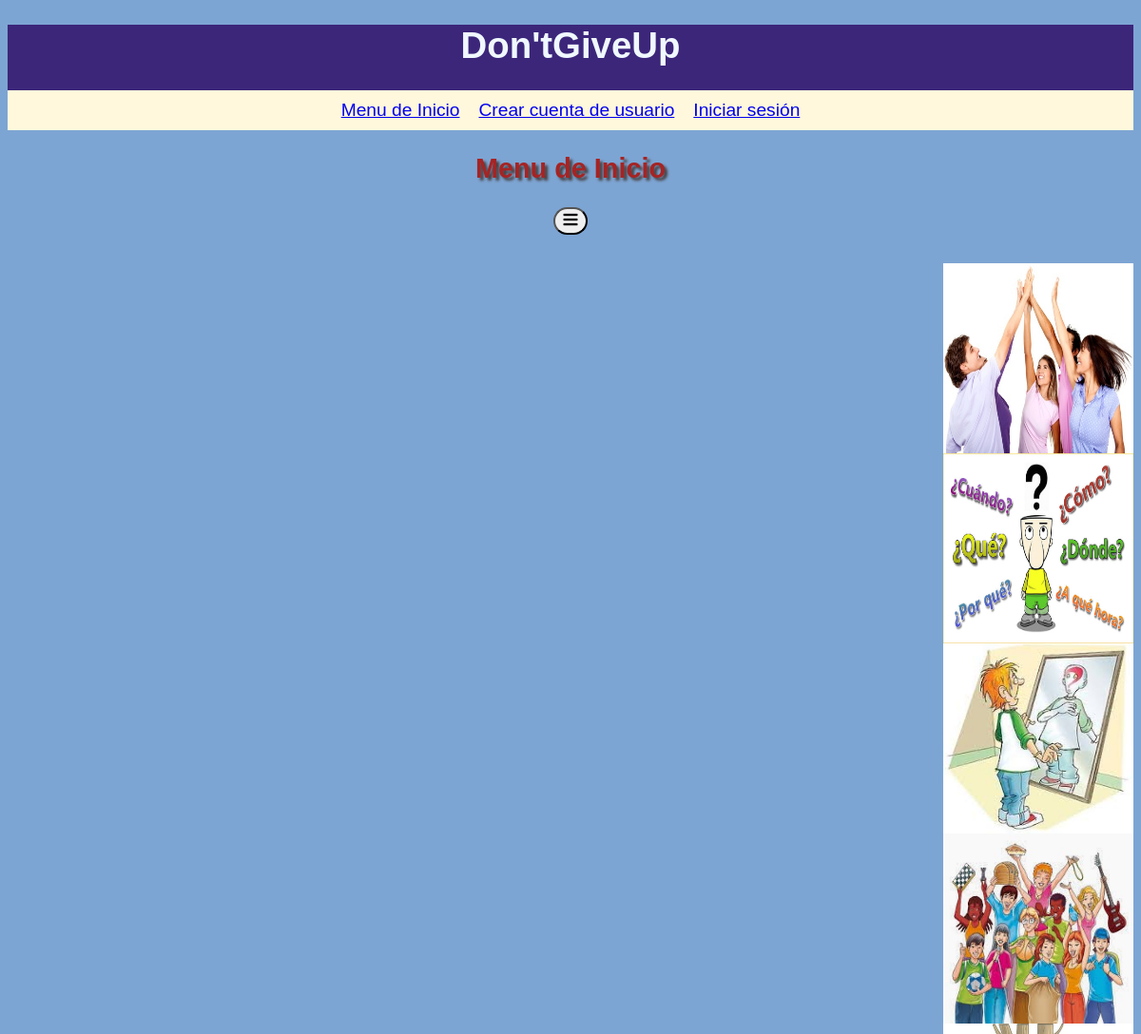
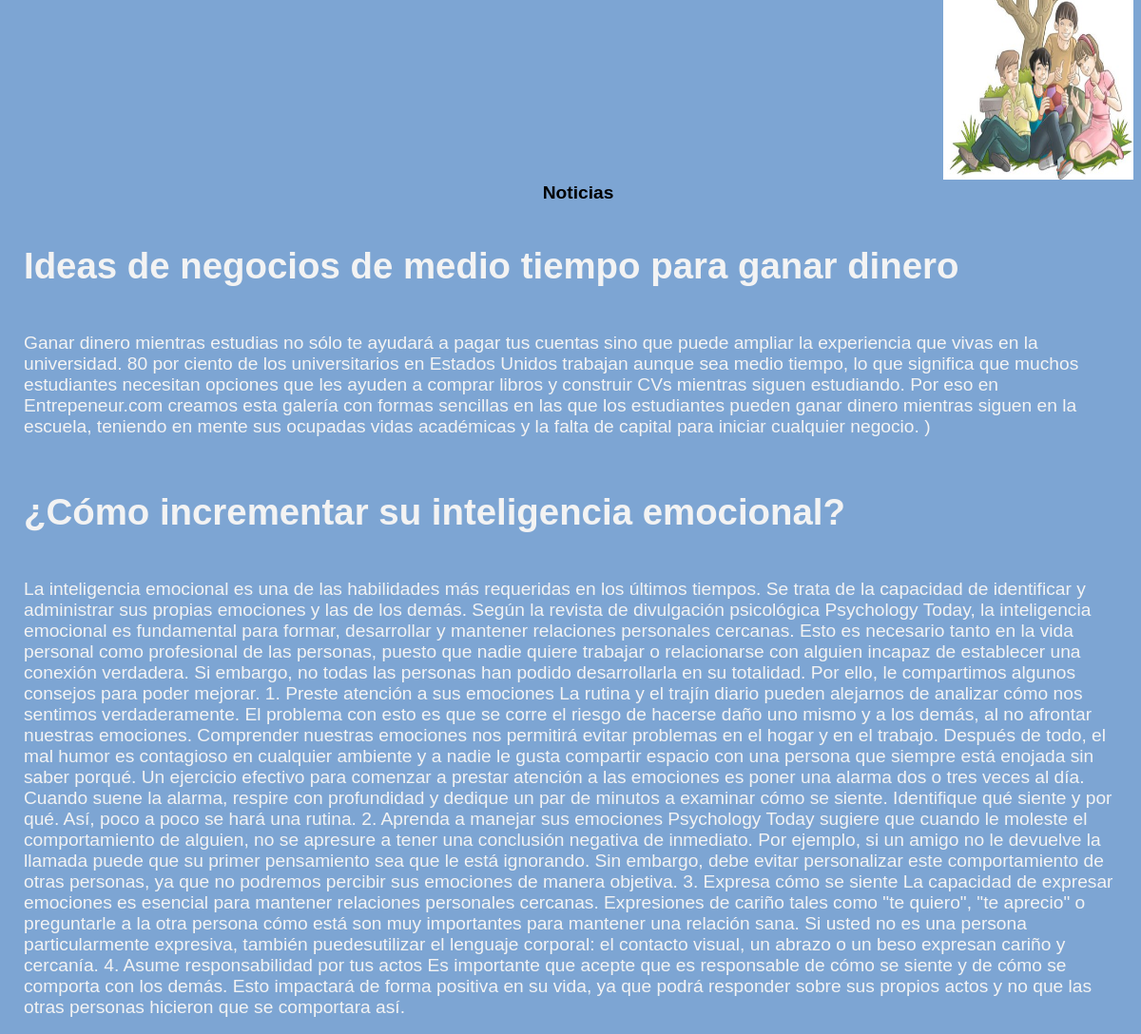
Page /Menu.php on the committed database (2 pictures, top to bottom).
### tables this page shows
CREATE TABLE `noticias` (
  `id` int(11) NOT NULL,
  `titulo` varchar(500) NOT NULL,
  `fecha` date NOT NULL,
  `contenido` text NOT NULL
);

### Menu.php (the view, shortened to what this page needs)
<?php
include 'config.php';
$db = new PDO("mysql:host=$direccion;dbname=$bd;charset=utf8mb4", $usuario, $pass);
$stmt=$db ->query("SELECT * FROM noticias ORDER BY id DESC");
$noticias =$stmt->fetchAll();
?>
<!DOCTYPE html>
<html lang="en">
<head>
    <link rel="stylesheet" href="style.css">
</head>
<body>
    <?php include 'cabecera.php' ?>
    <h2>Menu de Inicio</h2>
    <div>
            <div id="comando">
            <button id="mostrar"><img src="imagenes\gi.png" alt="" id="imagen"></button>
        </div>
    </div>
    <div id="ilustraciones">
            <img src="imagenes\des.jpg" alt="">
            <img src="imagenes\por.jpg" alt="">
            <img src="imagenes\quien.jpg" alt="">
            <img src="imagenes\ju.jpg" alt="">
            <img src="imagenes\ado.jpg" alt="">
    </div>
    <div id="tabla">
        <table>
            <tr>
                <th>Noticias</th>
            </tr>
        <?php foreach($noticias as $n) { ?>
        <tr>
            <td><h1><?php echo $n["titulo"] ?></h1><br>
                <?php echo $n["contenido"] ?></td>
        </tr>
        <?php } ?>
        </table>
    </div>
</body>
</html>

### style.css (style rules this page uses)
body { background-color: rgb(125, 165, 211); font-family: arial; font-size: 1.2em; }
h1 { text-align: center; }
h2 { color: rgb(165, 36, 36); text-shadow: 3px 3px 3px rgb(68, 61, 61); text-align: center; }
td { color: rgb(243, 243, 243); }
#comando { text-align: center; margin-bottom: 30px; }
#mostrar { border-radius: 100px; }
#imagen { width:20px; height:20px; }
#tabla { width:1200px; float: left; }
table { width: 100%; word-wrap: inherit; }
td { text-align: left; vertical-align: top; padding: 15px 15px 15px 15px; }
td, h1 { text-align: left; }
#ilustraciones { display: flex; flex-direction: column; float: right; clear: both; }
img { width:200px; height:200px; }

### rows in the picture
noticias: titulo "Ideas de negocios de medio tiempo para ganar dinero", contenido "Ganar dinero mientras estudias no sólo te ayudará a pagar tus cuentas sino que puede ampliar la experiencia que vivas en la universidad. 80 por ciento de los universitarios en Estados Unidos trabajan aunque sea medio tiempo, lo que significa que muchos estudiantes necesitan opciones que les ayuden a comprar libros y construir CVs mientras siguen estudiando. Por eso en Entrepeneur.com creamos esta galería con formas sencillas en las que los estudiantes pueden ganar dinero mientras siguen en la escuela, teniendo en mente sus ocupadas vidas académicas y la falta de capital para iniciar cualquier negocio. )"
noticias: titulo "¿Cómo incrementar su inteligencia emocional?", contenido "La inteligencia emocional es una de las habilidades más requeridas en los últimos tiempos. Se trata de la capacidad de identificar y administrar sus propias emociones y las de los demás. Según la revista de divulgación psicológica Psychology Today, la inteligencia emocional es fundamental para formar, desarrollar y mantener relaciones personales cercanas. Esto es necesario tanto en la vida personal como profesional de las personas, puesto que nadie quiere trabajar o relacionarse con alguien incapaz de establecer una conexión verdadera. Si embargo, no todas las personas han podido desarrollarla en su totalidad. Por ello, le compartimos algunos consejos para poder mejorar. 1. Preste atención…"
